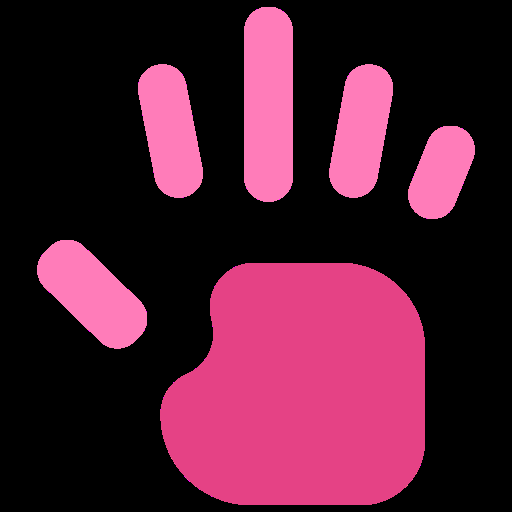
#> input picture hand.png, 512 x 512 px
$ python -i LMTRP.py   (imports and definitions only)
#> lines starting #> are read from the running program, lines starting #| are printed output that depends on the picture
# some useful functions...
from functools import reduce
from unicodedata import name
from sklearn.decomposition import KernelPCA
from scipy.signal import convolve2d
import numpy as np
import matplotlib.pyplot as plt
import cv2

im_side = 64


def derivate_image(im, angle):
    h, w = np.shape(im)
    pad_im = np.pad(im, (1, 0), 'edge')
    if angle == 'horizontal':  # horizontal derivative
        deriv_im = pad_im[1:, :w] - im  # [1:, :w]
    elif angle == 'vertical':
        deriv_im = pad_im[:h, 1:] - im  # [1:, :w]

    return deriv_im

def extract_ltrp1(im_d_x, im_d_y):
    encoded_image = np.zeros(np.shape(im_d_y))  # define empty matrix, of the same shape as the image...

    # # apply conditions for each orientation...
    encoded_image[np.bitwise_and(im_d_x >= 0, im_d_y >= 0)] = 1
    encoded_image[np.bitwise_and(im_d_x < 0, im_d_y >= 0)] = 2
    encoded_image[np.bitwise_and(im_d_x < 0, im_d_y < 0)] = 3
    encoded_image[np.bitwise_and(im_d_x >= 0, im_d_y < 0)] = 4

    return encoded_image
def extract_ltrp2(ltrp1_code, plotting_flag=False):

    this_im_side = np.shape(ltrp1_code)[0]
    ltrp1_code = np.pad(ltrp1_code, (1, 1), 'constant', constant_values=0)
    g_c1 = np.zeros((3, this_im_side, this_im_side))
    g_c2 = np.zeros((3, this_im_side, this_im_side))
    g_c3 = np.zeros((3, this_im_side, this_im_side))
    g_c4 = np.zeros((3, this_im_side, this_im_side))

    for i in range(1, im_side+1):
        for j in range(1, im_side+1):
            g_c = ltrp1_code[i, j]

            # # extract neighborhood around g_c pixel
            neighborhood = np.array([ltrp1_code[i + 1, j], ltrp1_code[i + 1, j - 11], ltrp1_code[i, j - 11],
                                     ltrp1_code[i - 1, j - 1], ltrp1_code[i - 1, j], ltrp1_code[i - 1, j + 1],
                                     ltrp1_code[i, j + 1], ltrp1_code[i + 1, j + 1]])
            # # determine the codes that are different from g_c
            mask = neighborhood != g_c
            # # apply mask
            ltrp2_local = np.multiply(neighborhood, mask)

            # # construct P-components for every orientation.
            if g_c == 1:
                for direction_index, direction in enumerate([2, 3, 4]):
                    g_dir = ltrp2_local == direction
                    g_c1[direction_index, i - 1, j - 1] = reduce(lambda a, b: 2 * a + b, np.array(g_dir, dtype=int))

            elif g_c == 2:
                for direction_index, direction in enumerate([1, 3, 4]):
                    g_dir = ltrp2_local == direction
                    g_c2[direction_index, i - 1, j - 1] = reduce(lambda a, b: 2 * a + b, np.array(g_dir, dtype=int))

            elif g_c == 3:
                for direction_index, direction in enumerate([1, 2, 4]):
                    g_dir = ltrp2_local == direction
                    g_c3[direction_index, i - 1, j - 1] = reduce(lambda a, b: 2 * a + b, np.array(g_dir, dtype=int))

            elif g_c == 4:
                for direction_index, direction in enumerate([1, 2, 3]):
                    g_dir = ltrp2_local == direction

                    g_c4[direction_index, i - 1, j - 1] = reduce(lambda a, b: 2 * a + b, np.array(g_dir, dtype=int))
                    pass

            elif g_c not in [1, 2, 3, 4]:
                raise Exception('Error - Invalid value for g_c. List of possible values include [1,2,3,4].')

    large_g_c = []
    for this_g_c in [g_c1, g_c2, g_c3, g_c4]:
        large_g_c.extend(this_g_c)
    large_g_c = np.array(large_g_c)

    return large_g_c

def extract_compcode_with_magnitude(input_image, no_theta=6, sigma=1.5):

    theta = np.arange(1, no_theta + 1) * np.pi / no_theta
    (x, y) = np.meshgrid(np.arange(0, 35, 1), np.arange(0, 35, 1))
    xo, yo = np.shape(x)[0] / 2, np.shape(x)[0] / 2
    kappa = np.sqrt(2. * np.log(2.)) * ((np.power(2, sigma) + 1.) / ((np.power(2, sigma) - 1.)))
    omega = kappa / sigma

    Psi = {}  # where the filters are stored
    gabor_responses = []
    for i in range(0, len(theta)):
        xp = (x - xo) * np.cos(theta[i]) + (y - yo) * np.sin(theta[i])
        yp = -(x - xo) * np.sin(theta[i]) + (y - yo) * np.cos(theta[i])
        # Directional Gabor Filter
        Psi[str(i)] = (-omega / (np.sqrt(2 * np.pi)) * kappa) * \
                      np.exp(
                          (-np.power(omega, 2) / (8 * np.power(kappa, 2))) * (4 * np.power(xp, 2) + np.power(yp, 2))) * \
                      (np.cos(omega * xp) - np.exp(-np.power(kappa, 2) / 2))

        # # used for debugging... #1
        # plt.subplot(2,3,i+1)
        # plt.imshow(Psi[str(i)], cmap='jet')
        filtered = convolve2d(input_image, Psi[str(i)], mode='same', boundary='symm')
        # # used for debugging #2
        # plt.imshow(filtered)
        # plt.show()
        gabor_responses.append(filtered)

    # plt.show() #1
    gabor_responses = np.array(gabor_responses)

    compcode_orientations = np.argmin(gabor_responses, axis=0)
    compcode_magnitude = np.min(gabor_responses, axis=0)

    return compcode_orientations, compcode_magnitude


def derivate_image_palm_line(im, angle, m1=3, m2=1, N1=3, N2=4):

    pad_im = np.pad(im, (m2, m1), 'edge')  # image needs to be padded to the right and bellow.
    h, w = np.shape(pad_im)

    deriv_im = np.zeros(np.shape(im))

    if angle == 'horizontal':
        # # moving window across the image...
        for i in range(m2, h - m1):
            for j in range(m2, w - m1):
                g_c = pad_im[i, j]  # current g_c
                e1_sum = 0  # used for first sum in the equation
                for k in range(0, m1):
                    e1_sum += pad_im[i, j + k]
                element1 = (e1_sum + g_c) / float((m1 + 1))  # initially had N1 in the last paranthesis.
                # efficiently replaced with (m1+1)

                e2_sum = 0  # used for second sum in the equation
                for k in range(0, m2):
                    e2_sum += (pad_im[i, j + k] + pad_im[i - k, j] + pad_im[i - k, j] + pad_im[
                        i + k, j])  # (pad_im[i,j+k] + pad_im[i,j-k])
                element2 = e2_sum / float(m2 * 4)  # initially had N2 in the last paranthesis.
                # efficiently replaced with (m2*4)

                # # used for debugging
                # res = element1 - element2

                deriv_im[i - m2, j - m2] = element1 - element2

    elif angle == 'vertical':
        # # moving window across the image...
        for i in range(m2, h - m1):
            for j in range(m2, w - m1):
                g_c = pad_im[i, j]  # current g_c
                e1_sum = 0  # used for first sum in the equation
                for k in range(0, m1):
                    e1_sum += pad_im[i + k, j]
                    # + (pad_im[i, j + k] + pad_im[i - k, j] + pad_im[i - k, j] + pad_im[i + k, j])

                element1 = (e1_sum + g_c) / float((m1 + 1))  # initially had N1 in the last paranthesis.
                # efficiently replaced with (m1+1)

                e2_sum = 0  # used for second sum in the equation
                for k in range(0, m2):
                    e2_sum += (pad_im[i, j + k] + pad_im[i - k, j] + pad_im[i - k, j] + pad_im[
                        i + k, j])  # + (pad_im[i+k, j] + pad_im[i+k, j])
                element2 = e2_sum / float(m2 * 4)  # initially had N2 in the last paranthesis.
                # efficiently replaced with (m2*4)

                # # used for debugging
                # res = element1 - element2
                deriv_im[i - m2, j - m2] = element1 - element2

    return deriv_im

def extract_ltrp2_hist(ltrp2_code, block_size=8, no_bins=8, hist_range=[0, 255]):

    hist_ltrp2 = []  # container for all P-component
    n_blocks = (im_side // block_size)
    for P_index, P_component in enumerate(ltrp2_code):
        # for every p component in the computed LTrP2 feature...

        p_index_feature = np.zeros((n_blocks, n_blocks * block_size))  # empty P-component container...
        block_counter = 0  # keeping track of processed blocks (within the row)
        previous_i = 0  # starting position for i, used for extracting values (updated every after every row)
        row_counter = 0  # keeping track of processed rows...

        for i in np.arange(block_size, im_side + block_size, block_size):
            row = np.array([])  # where histogram values are stored...
            previous_j = 0  # starting position for j, used for extracting values (updated every after every block)

            for j in np.arange(block_size, im_side + block_size, block_size):
                block = P_component[previous_i:i, previous_j:j]
                block_hist = cv2.calcHist([np.uint8(block)], channels=[0], mask=None,
                                          histSize=[no_bins], ranges=hist_range)

                # # used for debugging...
                # plt.plot(a_hist/np.sum(a_hist),marker='o')
                # plt.show()

                # store block histogram in row... but normalize values before!
                row = np.concatenate((row, np.reshape(np.array(block_hist / np.sum(block_hist)), (no_bins))), axis=-1)

                block_counter += 1
                previous_j = j

            p_index_feature[row_counter, :] = np.array(row)

            row_counter += 1
            previous_i = i

            del row

        p_index_feature = np.array(p_index_feature)
        hist_ltrp2.append(p_index_feature)

    # clear some memory...
    del block, block_hist, p_index_feature, P_component, ltrp2_code,
    final_h_ltrp2 = np.zeros((np.shape(hist_ltrp2)[1] *  # number of rows in each p_feature... (n_blocks)
                              np.shape(hist_ltrp2)[0],  # number of p_features (12)
                              np.shape(hist_ltrp2)[2]))  # number of bins in each histogram * n_blocks

    for hist_ltrp2_index, this_hist_ltrp2 in enumerate(hist_ltrp2):
        final_h_ltrp2[hist_ltrp2_index * np.shape(hist_ltrp2)[1]:
        (hist_ltrp2_index + 1) * np.shape(hist_ltrp2)[1], :] = this_hist_ltrp2

    return final_h_ltrp2

pca1 = KernelPCA(n_components=128, kernel='linear')
pca2 = KernelPCA(n_components=15, kernel='linear')


def extract_local_tetra_pattern_palm(image,
                                     input_mode='grayscale', theta_orientations=12, comp_sigma=1.5,
                                     derivative_mode='palmprint', m1=3, m2=1, plot_figures_flag=False,
                                     block_size=8, n_bins=8, h_range=[0, 255],
                                     pca_no_components=15):
    if input_mode == 'grayscale':
        pass
    elif input_mode == 'gabor':
        # # Obtain the Gabor-filter response (using min rule) for input image.
        orientations, image = extract_compcode_with_magnitude(image, no_theta=theta_orientations, sigma=comp_sigma)
        # # normalize values
        image = (image - np.max(np.max(image))) * -1
        image = (image / np.max(np.max(image))) * 255
    else:
        raise 'Unknown value for "input_mode". Either "grayscale" or "gabor" are accepted.'
    #####################################################
    # # Compute the Derivative on the horizontal and vertical...
    #####################################################
    if derivative_mode == 'standard':
        deriv_h = derivate_image(image, 'horizontal')
        deriv_v = derivate_image(image, 'vertical')

    elif derivative_mode == 'palmprint':
        # # As was defined for Palmpritn recognition...
        deriv_h = derivate_image_palm_line(im=image, angle='horizontal', m1=m1, m2=m2)
        deriv_v = derivate_image_palm_line(im=image, angle='vertical', m1=m1, m2=m2)
    else:
        raise 'Unknown value for "derivative_mode". Either "standard" or "palmprint" are accepted.'
    ######################################################
    # # Extract LTrP1 code...
    ######################################################
    ltrp1 = extract_ltrp1(im_d_x=deriv_h, im_d_y=deriv_v)
    ######################################################
    # # Plot, if flag is True...
    ######################################################


    ######################################################
    # # Extract LTrP2 P-components, based on the previously obtained LTrP1
    ######################################################

    ltrp2 = extract_ltrp2(ltrp1, plotting_flag=plot_figures_flag)

    ######################################################
    # # Extract histogram feature of LTrP2
    ######################################################
    ltrp2_hist = extract_ltrp2_hist(ltrp2_code=ltrp2, block_size=block_size, no_bins=n_bins, hist_range=h_range)

    ######################################################
    # # Decompose the LTrP2-histogram feature into fewer components...
    ######################################################
    pca = KernelPCA(n_components=pca_no_components, kernel='linear')
    decomposed_feature = pca.fit_transform(X=ltrp2_hist)

    return decomposed_feature


def LMTRP_process(image):

    image = cv2.cvtColor(image, cv2.COLOR_BGR2GRAY)
    image = cv2.resize(image, (im_side, im_side))
    image = np.array(image, dtype=np.float32)  # /255.

    compcode_orientations, compcode_magnitude = extract_compcode_with_magnitude(image)

    compcode_magnitude = (compcode_magnitude - np.max(np.max(compcode_magnitude))) * -1
    compcode_magnitude = (compcode_magnitude / np.max(np.max(compcode_magnitude))) * 255

    deriv_h = derivate_image(im=compcode_magnitude, angle='horizontal')
    deriv_v = derivate_image(im=compcode_magnitude, angle='vertical')

    deriv_h = derivate_image_palm_line(im=compcode_magnitude, angle='horizontal', m1=3, m2=1)
    deriv_v = derivate_image_palm_line(im=compcode_magnitude, angle='vertical', m1=3, m2=1)

    ltrp1 = extract_ltrp1(im_d_x=deriv_h, im_d_y=deriv_v)

    plot_figures_flag=False
    ltrp2 = extract_ltrp2(ltrp1, plotting_flag=plot_figures_flag)

    ltrp2_hist = extract_ltrp2_hist(ltrp2_code=ltrp2, block_size=8, no_bins=8, hist_range=[0,255])

    final_lmtrp_feature = pca2.fit_transform(X=ltrp2_hist)

    final_lmtrp_feature = extract_local_tetra_pattern_palm(image,
                                                 input_mode='gabor',theta_orientations=12,
                                                 comp_sigma=1.5,
                                                 derivative_mode='palmprint', m1=3,m2=1,
                                                 plot_figures_flag=False,
                                                 block_size=8,n_bins=8)
    return final_lmtrp_feature

>>> import cv2
>>> picture = cv2.imread('hand.png')
#> picture is the input picture: shape (512, 512, 3); mean B, G, R 50.2, 28.9, 78.6
>>> result = LMTRP_process(picture)
#> after the loop in extract_compcode_with_magnitude, `for i in range(0, len(theta)):`:
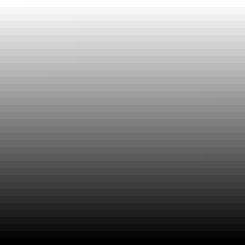
#> yp: shape (35, 35) float64 (shown 7 times larger); min -16.5, max 17.5, mean 0.5; drawn with min black and max white
#> after the loop in extract_compcode_with_magnitude, `for i in range(0, len(theta)):`: Psi = 6 items
#> the loop in extract_ltrp2, `for this_g_c in [g_c1, g_c2, g_c3, g_c4]:` made 4 passes
#> after the loop in extract_ltrp2, `for this_g_c in [g_c1, g_c2, g_c3, g_c4]:`: large_g_c = 12 items
#> the loop in extract_ltrp2_hist, `for P_index, P_component in enumerate(ltrp2_code):` made 12 passes
#> the loop in extract_ltrp2_hist, `for hist_ltrp2_index, this_hist_ltrp2 in enumerate(hist_ltrp2):` made 12 passes
#> after the loop in extract_ltrp2_hist, `for hist_ltrp2_index, this_hist_ltrp2 in enumerate(hist_ltrp2):`:
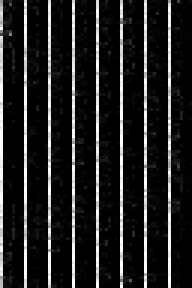
#> final_h_ltrp2: shape (96, 64) float64 (shown 3 times larger); min 0, max 1, mean 0.125
#> call 2 of extract_compcode_with_magnitude, with no_theta = 12, sigma = 1.5
#> in extract_compcode_with_magnitude (call 2), `compcode_magnitude = np.min(gabor_responses, axis=0)`:
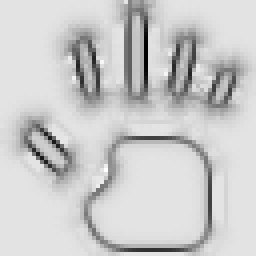
#> compcode_magnitude: shape (64, 64) float64 (shown 4 times larger); min -1237.6, max 147, mean -132.4; drawn with min black and max white
#> call 3 of derivate_image_palm_line, with angle = 'horizontal', m1 = 3, m2 = 1, N1 = 3, N2 = 4
#> in derivate_image_palm_line (call 3), `pad_im = np.pad(im, (m2, m1), 'edge')`:
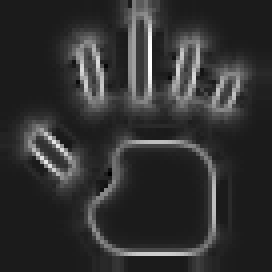
#> pad_im: shape (68, 68) float64 (shown 4 times larger); min 0, max 255, mean 49.1
#> call 4 of derivate_image_palm_line, with angle = 'vertical', m1 = 3, m2 = 1, N1 = 3, N2 = 4
#> after the loop in derivate_image_palm_line (call 4), `for i in range(m2, h - m1):`:
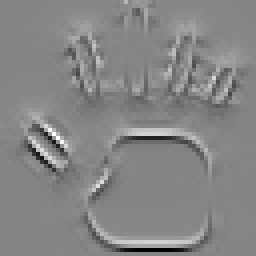
#> deriv_im: shape (64, 64) float64 (shown 4 times larger); min -89.46, max 80.81, mean -0.1; drawn with min black and max white
#> in extract_local_tetra_pattern_palm, `ltrp1 = extract_ltrp1(im_d_x=deriv_h, im_d_y=deriv_v)`:
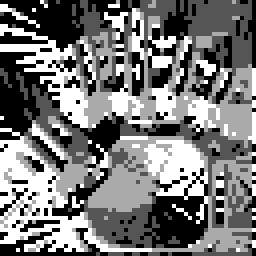
#> ltrp1: shape (64, 64) float64 (shown 4 times larger); min 1, max 4, mean 2.41; drawn with min black and max white
#> call 2 of extract_ltrp2, with plotting_flag = False
#> in extract_ltrp2 (call 2), `ltrp1_code = np.pad(ltrp1_code, (1, 1), 'constant', constant_values=0)`:
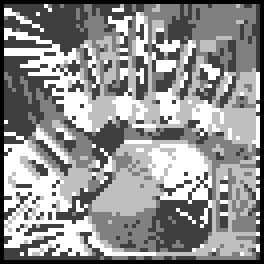
#> ltrp1_code: shape (66, 66) float64 (shown 4 times larger); min 0, max 4, mean 2.26; drawn with min black and max white
#> the loop in extract_ltrp2 (call 2), `for this_g_c in [g_c1, g_c2, g_c3, g_c4]:` made 4 passes
#> the loop in extract_ltrp2_hist (call 2), `for P_index, P_component in enumerate(ltrp2_code):` made 12 passes
#> the loop in extract_ltrp2_hist (call 2), `for hist_ltrp2_index, this_hist_ltrp2 in enumerate(hist_ltrp2):` made 12 passes
